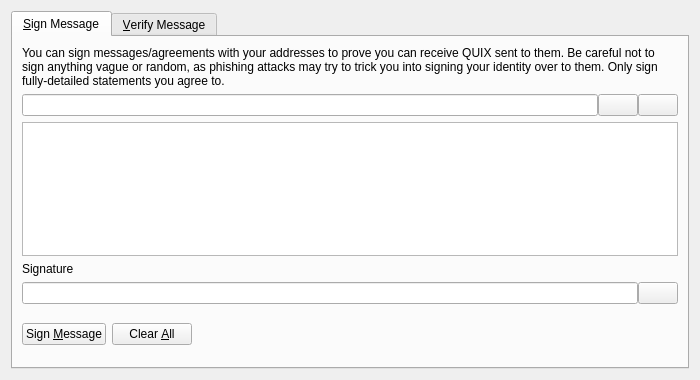
<?xml version="1.0" encoding="UTF-8"?>
<ui version="4.0">
 <class>SignVerifyMessageDialog</class>
 <widget class="QDialog" name="SignVerifyMessageDialog">
  <property name="geometry">
   <rect>
    <x>0</x>
    <y>0</y>
    <width>700</width>
    <height>380</height>
   </rect>
  </property>
  <property name="windowTitle">
   <string>Signatures - Sign / Verify a Message</string>
  </property>
  <property name="modal">
   <bool>true</bool>
  </property>
  <layout class="QVBoxLayout" name="verticalLayout">
   <item>
    <widget class="QTabWidget" name="tabWidget">
     <property name="currentIndex">
      <number>0</number>
     </property>
     <widget class="QWidget" name="tabSignMessage">
      <attribute name="title">
       <string>&amp;Sign Message</string>
      </attribute>
      <layout class="QVBoxLayout" name="verticalLayout_SM">
       <item>
        <widget class="QLabel" name="infoLabel_SM">
         <property name="text">
          <string>You can sign messages/agreements with your addresses to prove you can receive QUIX sent to them. Be careful not to sign anything vague or random, as phishing attacks may try to trick you into signing your identity over to them. Only sign fully-detailed statements you agree to.</string>
         </property>
         <property name="textFormat">
          <enum>Qt::PlainText</enum>
         </property>
         <property name="wordWrap">
          <bool>true</bool>
         </property>
        </widget>
       </item>
       <item>
        <layout class="QHBoxLayout" name="horizontalLayout_1_SM">
         <property name="spacing">
          <number>0</number>
         </property>
         <item>
          <widget class="QValidatedLineEdit" name="addressIn_SM">
           <property name="toolTip">
            <string>The QUIX address to sign the message with</string>
           </property>
          </widget>
         </item>
         <item>
          <widget class="QPushButton" name="addressBookButton_SM">
           <property name="toolTip">
            <string>Choose previously used address</string>
           </property>
           <property name="text">
            <string/>
           </property>
           <property name="shortcut">
            <string>Alt+A</string>
           </property>
           <property name="autoDefault">
            <bool>false</bool>
           </property>
          </widget>
         </item>
         <item>
          <widget class="QPushButton" name="pasteButton_SM">
           <property name="toolTip">
            <string>Paste address from clipboard</string>
           </property>
           <property name="text">
            <string/>
           </property>
           <property name="shortcut">
            <string>Alt+P</string>
           </property>
           <property name="autoDefault">
            <bool>false</bool>
           </property>
          </widget>
         </item>
        </layout>
       </item>
       <item>
        <widget class="QPlainTextEdit" name="messageIn_SM">
         <property name="toolTip">
          <string>Enter the message you want to sign here</string>
         </property>
        </widget>
       </item>
       <item>
        <widget class="QLabel" name="signatureLabel_SM">
         <property name="text">
          <string>Signature</string>
         </property>
         <property name="textFormat">
          <enum>Qt::PlainText</enum>
         </property>
        </widget>
       </item>
       <item>
        <layout class="QHBoxLayout" name="horizontalLayout_2_SM">
         <property name="spacing">
          <number>0</number>
         </property>
         <item>
          <widget class="QLineEdit" name="signatureOut_SM">
           <property name="font">
            <font>
             <italic>true</italic>
            </font>
           </property>
           <property name="readOnly">
            <bool>true</bool>
           </property>
          </widget>
         </item>
         <item>
          <widget class="QPushButton" name="copySignatureButton_SM">
           <property name="toolTip">
            <string>Copy the current signature to the system clipboard</string>
           </property>
           <property name="text">
            <string/>
           </property>
           <property name="autoDefault">
            <bool>false</bool>
           </property>
          </widget>
         </item>
        </layout>
       </item>
       <item>
        <layout class="QHBoxLayout" name="horizontalLayout_3_SM">
         <item>
          <widget class="QPushButton" name="signMessageButton_SM">
           <property name="toolTip">
            <string>Sign the message to prove you own this QUIX address</string>
           </property>
           <property name="text">
            <string>Sign &amp;Message</string>
           </property>
           <property name="autoDefault">
            <bool>false</bool>
           </property>
          </widget>
         </item>
         <item>
          <widget class="QPushButton" name="clearButton_SM">
           <property name="toolTip">
            <string>Reset all sign message fields</string>
           </property>
           <property name="text">
            <string>Clear &amp;All</string>
           </property>
           <property name="autoDefault">
            <bool>false</bool>
           </property>
          </widget>
         </item>
         <item>
          <spacer name="horizontalSpacer_1_SM">
           <property name="orientation">
            <enum>Qt::Horizontal</enum>
           </property>
           <property name="sizeHint" stdset="0">
            <size>
             <width>40</width>
             <height>48</height>
            </size>
           </property>
          </spacer>
         </item>
         <item>
          <widget class="QLabel" name="statusLabel_SM">
           <property name="font">
            <font>
             <weight>75</weight>
             <bold>true</bold>
            </font>
           </property>
           <property name="text">
            <string/>
           </property>
           <property name="wordWrap">
            <bool>true</bool>
           </property>
          </widget>
         </item>
         <item>
          <spacer name="horizontalSpacer_2_SM">
           <property name="orientation">
            <enum>Qt::Horizontal</enum>
           </property>
           <property name="sizeHint" stdset="0">
            <size>
             <width>40</width>
             <height>48</height>
            </size>
           </property>
          </spacer>
         </item>
        </layout>
       </item>
      </layout>
     </widget>
     <widget class="QWidget" name="tabVerifyMessage">
      <attribute name="title">
       <string>&amp;Verify Message</string>
      </attribute>
      <layout class="QVBoxLayout" name="verticalLayout_VM">
       <item>
        <widget class="QLabel" name="infoLabel_VM">
         <property name="text">
          <string>Enter the receiver's address, message (ensure you copy line breaks, spaces, tabs, etc. exactly) and signature below to verify the message. Be careful not to read more into the signature than what is in the signed message itself, to avoid being tricked by a man-in-the-middle attack. Note that this only proves the signing party receives with the address, it cannot prove sendership of any transaction!</string>
         </property>
         <property name="textFormat">
          <enum>Qt::PlainText</enum>
         </property>
         <property name="alignment">
          <set>Qt::AlignLeading|Qt::AlignLeft|Qt::AlignTop</set>
         </property>
         <property name="wordWrap">
          <bool>true</bool>
         </property>
        </widget>
       </item>
       <item>
        <layout class="QHBoxLayout" name="horizontalLayout_1_VM">
         <property name="spacing">
          <number>0</number>
         </property>
         <item>
          <widget class="QValidatedLineEdit" name="addressIn_VM">
           <property name="toolTip">
            <string>The QUIX address the message was signed with</string>
           </property>
          </widget>
         </item>
         <item>
          <widget class="QPushButton" name="addressBookButton_VM">
           <property name="toolTip">
            <string>Choose previously used address</string>
           </property>
           <property name="text">
            <string/>
           </property>
           <property name="shortcut">
            <string>Alt+A</string>
           </property>
           <property name="autoDefault">
            <bool>false</bool>
           </property>
          </widget>
         </item>
        </layout>
       </item>
       <item>
        <widget class="QPlainTextEdit" name="messageIn_VM"/>
       </item>
       <item>
        <widget class="QValidatedLineEdit" name="signatureIn_VM"/>
       </item>
       <item>
        <layout class="QHBoxLayout" name="horizontalLayout_2_VM">
         <item>
          <widget class="QPushButton" name="verifyMessageButton_VM">
           <property name="toolTip">
            <string>Verify the message to ensure it was signed with the specified QUIX address</string>
           </property>
           <property name="text">
            <string>Verify &amp;Message</string>
           </property>
           <property name="autoDefault">
            <bool>false</bool>
           </property>
          </widget>
         </item>
         <item>
          <widget class="QPushButton" name="clearButton_VM">
           <property name="toolTip">
            <string>Reset all verify message fields</string>
           </property>
           <property name="text">
            <string>Clear &amp;All</string>
           </property>
           <property name="autoDefault">
            <bool>false</bool>
           </property>
          </widget>
         </item>
         <item>
          <spacer name="horizontalSpacer_1_VM">
           <property name="orientation">
            <enum>Qt::Horizontal</enum>
           </property>
           <property name="sizeHint" stdset="0">
            <size>
             <width>40</width>
             <height>48</height>
            </size>
           </property>
          </spacer>
         </item>
         <item>
          <widget class="QLabel" name="statusLabel_VM">
           <property name="font">
            <font>
             <weight>75</weight>
             <bold>true</bold>
            </font>
           </property>
           <property name="text">
            <string/>
           </property>
           <property name="wordWrap">
            <bool>true</bool>
           </property>
          </widget>
         </item>
         <item>
          <spacer name="horizontalSpacer_2_VM">
           <property name="orientation">
            <enum>Qt::Horizontal</enum>
           </property>
           <property name="sizeHint" stdset="0">
            <size>
             <width>40</width>
             <height>48</height>
            </size>
           </property>
          </spacer>
         </item>
        </layout>
       </item>
      </layout>
     </widget>
    </widget>
   </item>
  </layout>
 </widget>
 <customwidgets>
  <customwidget>
   <class>QValidatedLineEdit</class>
   <extends>QLineEdit</extends>
   <header>qvalidatedlineedit.h</header>
  </customwidget>
 </customwidgets>
 <resources>
  <include location="../quix.qrc"/>
 </resources>
 <connections/>
</ui>
